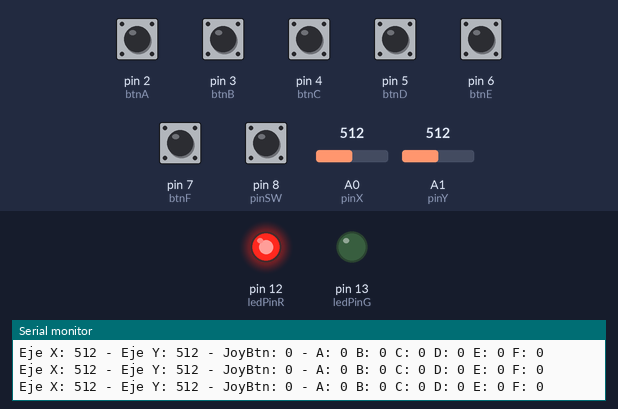
Recording of a sketch running on a simulated Arduino Uno, built with avr-gcc and run on an emulated ATmega328P. Parts: output pins drawn as LEDs (lit = HIGH), the last lines printed to the serial monitor. Inputs (shaded band) come from the test bench; at power-on: pin 2 (btnA), pin 3 (btnB), pin 4 (btnC), pin 5 (btnD), pin 6 (btnE), pin 7 (btnF), pin 8 (pinSW) HIGH, A0 (pinX) = 512, A1 (pinY) = 512.

Above: at 1.2 s.
1.3 s: pin 2 (btnA) pulled LOW for 0.25 s
At 1.51 s:
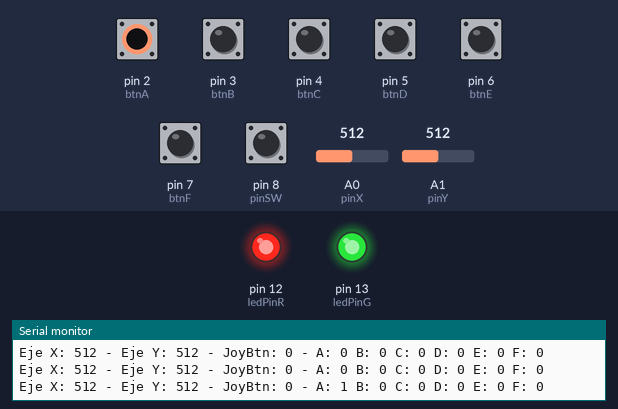
Timing chart, 0 to 4.3 s (numbered marks = the images above; inputs shaded):
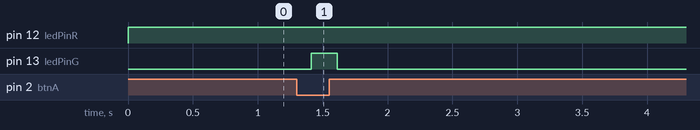

The sketch:

main.ino
```cpp
const int pinX = A0;  // Eje X del joystick
const int pinY = A1;  // Eje Y del joystick
const int pinSW = 8;  // Botón del joystick

const int btnA = 2;
const int btnB = 3;
const int btnC = 4;
const int btnD = 5;
const int btnE = 6;
const int btnF = 7;
const int ledPinG = 13;
const int ledPinR = 12;

void setup() {
  Serial.begin(115200);
  pinMode(pinSW, INPUT_PULLUP);
  pinMode(btnA, INPUT_PULLUP);
  pinMode(btnB, INPUT_PULLUP);
  pinMode(btnC, INPUT_PULLUP);
  pinMode(btnD, INPUT_PULLUP);
  pinMode(btnE, INPUT_PULLUP);
  pinMode(btnF, INPUT_PULLUP);
  pinMode(ledPinG, OUTPUT);
  pinMode(ledPinR, OUTPUT);
}

void loop() {
  int ejeX = analogRead(pinX);
  int ejeY = analogRead(pinY);
  int boton = digitalRead(pinSW);

  bool deadX = ejeX < 330 || ejeX > 360;
  bool deadY = ejeY > 380 || ejeY <335;

  int a = !digitalRead(btnA);
  int b = !digitalRead(btnB);
  int c = !digitalRead(btnC);
  int d = !digitalRead(btnD);
  int e = !digitalRead(btnE);
  int f = !digitalRead(btnF);

  if (a || b || c || d || e || f ) {
    digitalWrite(ledPinG, HIGH);
  }else {
    digitalWrite(ledPinG, LOW);
  }

  if (deadX || deadY){
    digitalWrite(ledPinR, HIGH);
  }else {
    digitalWrite(ledPinR, LOW);
  }

  Serial.print("Eje X: "); Serial.print(ejeX);
  Serial.print(" - Eje Y: "); Serial.print(ejeY);
  Serial.print(" - JoyBtn: "); Serial.print(!boton);

  Serial.print(" - A: "); Serial.print(a);
  Serial.print(" B: "); Serial.print(b);
  Serial.print(" C: "); Serial.print(c);
  Serial.print(" D: "); Serial.print(d);
  Serial.print(" E: "); Serial.print(e);
  Serial.print(" F: "); Serial.println(f);

  delay(200);
}
```

Measured:
- after the input at 1.3 s, pin 13 (ledPinG): LOW → HIGH after 0.11 s, → LOW 0.20 s later
